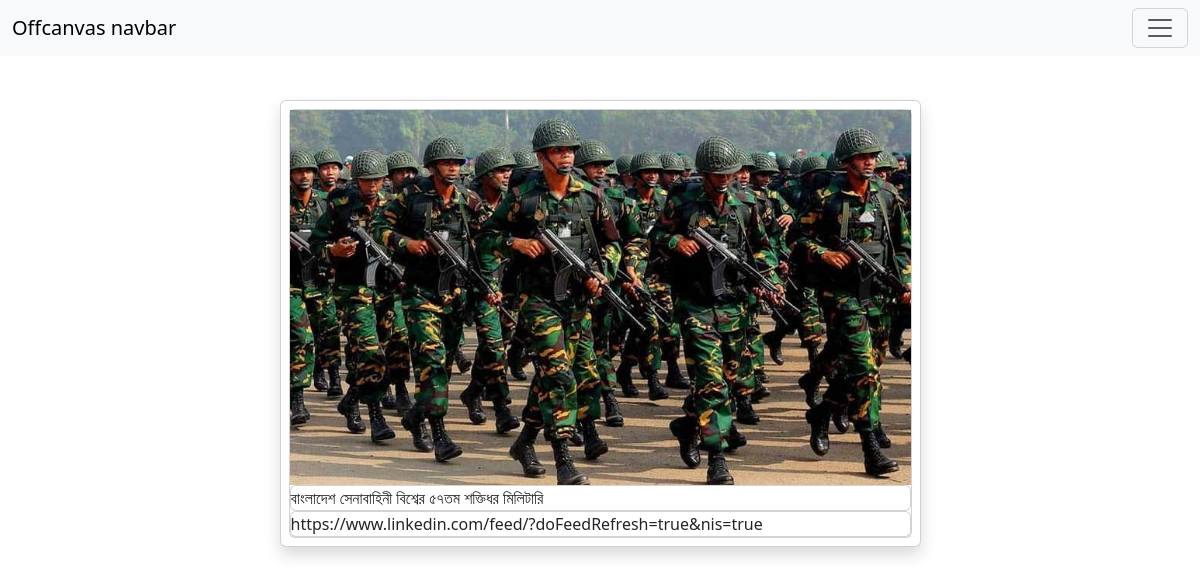
The app's page /BannerView/2 with its own data.
### newa/models.py (models this page shows, shortened)
class Banner(models.Model):
    title = models.CharField(max_length=200)
    image = models.ImageField(upload_to='BannerImage')
    http_link = models.URLField(max_length=200, blank=True, null=True)
    class Meta:
        verbose_name_plural = 'Banner'

### crude_app_f/views.py (the view)
# urls.py: path('BannerView/<pk>', views.BannerView, name = 'BannerView'),
def BannerView(request, pk):
    banner = Banner.objects.get(pk=pk)
    context = {
        'banner': banner
    }
    return render(request, 'crudeapi/banner-view.html', context)

### newa/context_processors.py (called while the page is built)
def categories(request):
    category = Category.objects.filter(main_category=None)
    context = {
        'category': category
    }
    return context

### crude_app_f/templates/crudeapi/banner-view.html
{% extends 'crudeapi/base.html' %}
{% block dashboard %}
<div class="container" style="margin-top: 100px;">
    <div class="row">
        <div class="col-7 mx-auto">
            <div class="card shadow p-2">
                <div class="card">
                    <img src="{{banner.image.url}}" alt="">
                    <div class="card">{{ banner.title }}</div>
                    <div class="card">{{ banner.http_link }}</div>
                </div>
            </div>
    </div>
</div>
{% endblock dashboard %}

### records on screen
Banner: image (picture), title "বাংলাদেশ সেনাবাহিনী বিশ্বের ৫৭তম শক্তিধর মিলিটারি", http_link "https://www.linkedin.com/feed/?doFeedRefresh=true&nis=true"
